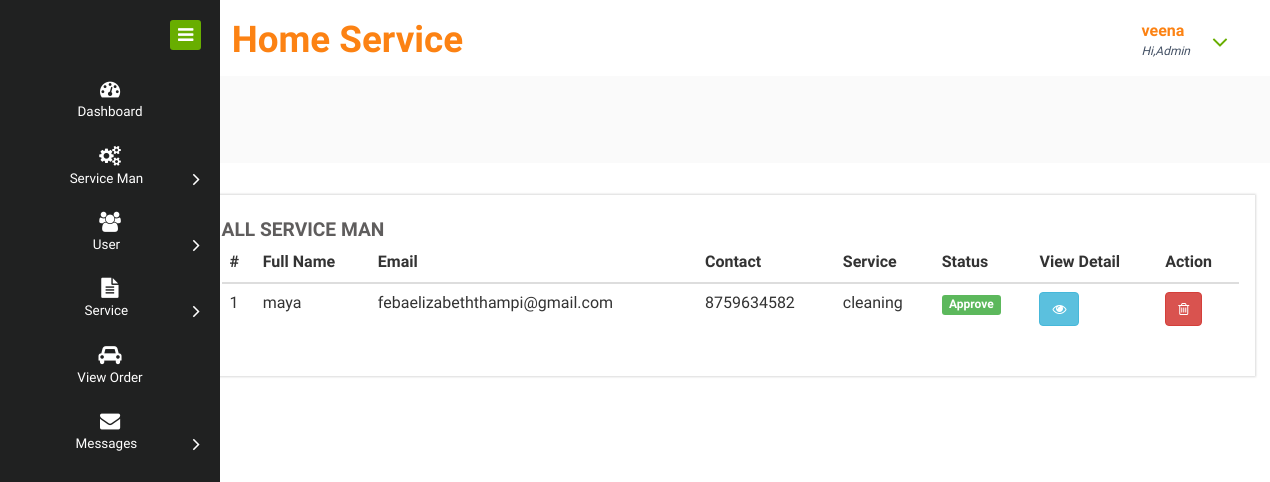
The app's page /all_housemaid (signed in) with its own data.
### siteusers/models.py (models this page shows, shortened)
class CustomUser(AbstractUser):
    is_houseresident = models.BooleanField(default=False)
    is_flatresident = models.BooleanField(default=False)
    is_housemaid = models.BooleanField(default=False)
    is_superuser = models.BooleanField(default=False)

class Housemaid(models.Model):
    status = models.ForeignKey(Status, on_delete=models.CASCADE, null=True)
    user = models.ForeignKey(CustomUser, on_delete=models.CASCADE, null=True)
    contact = models.CharField(max_length=100, null=True)
    address = models.CharField(max_length=100, null=True)
    doj = models.DateField(null=True)
    dob = models.DateField(null=True)
    id_type = models.CharField(max_length=100, null=True)
    service_name = models.ForeignKey(Service_Category,on_delete=models.CASCADE,null=True)
    experience = models.CharField(max_length=100, null=True)
    id_card = models.FileField(null=True)
    image = models.FileField(null=True)
    rate_per_hour = models.DecimalField(max_digits=10, decimal_places=2, null=True)

class Service_Category(models.Model):
    category = models.CharField(max_length=30, null=True)
    desc = models.CharField(max_length=100, null=True)
    image = models.FileField(null=True)
    total=models.CharField(max_length=100, null=True)
    def __str__(self):
        return self.category

class Status(models.Model):
    status = models.CharField(max_length=30, null=True)

### siteusers/views.py (the view)
# urls.py: path('all_housemaid', views.all_housemaid, name='all_housemaid'),
@login_required
def all_housemaid(request):
    housemaids = Housemaid.objects.all()
    return render(request, 'all_housemaid.html', {'housemaids': housemaids})

### templates/all_housemaid.html
{% extends 'admin_navigation.html' %}
{% load static %}{% block body %}
<div class="chit-chat-layer1">
	<div class="col-md-12 chit-chat-layer1-left">
               <div class="work-progres">
                            <div class="chit-chat-heading">
                                  All Service Man
                            </div>
                            <div class="table-responsive">
                                <table class="table table-hover">
                                  <thead>
                                    <tr>
                                      <th>#</th>
                                      <th>Full Name</th>
                                      <th>Email</th>
                                      <th>Contact</th>
                                      <th>Service</th>
                                      <th>Status</th>
                                      <th>View Detail</th>
                                      <th>Action</th>
                                  </tr>
                              </thead>
                              <tbody>
                              {% for i in housemaids %}
                                <tr>
                                  <td>{{forloop.counter}}</td>
                                  <td>{{i.user.username}} {{i.user.firstname}}</td>
                                  <td>{{i.user.email}}</td>
                                  <td>{{i.contact}}</td>
                                  <td>{{i.service_name}}</td>
                                    {% if i.status.status == 'Approve' %}
                                      <td><span class="label label-success">{{i.status.status}}</span></td>
                                    {% else %}
                                    <td><span class="label label-danger">{{i.status.status}}</span></td>
                                    {% endif %}
                                  <td><a href="{% url 'siteusers:housemaid_detail' i.id %}" ><button class="btn btn-info"><i class="fa fa-eye"></i></button></a></td>
                                  <td><a href="{% url 'siteusers:delete_service_man' i.id %}" ><button class="btn btn-danger" onclick="return confirm('Are you sure ?')"><i class="fa fa-trash-o"></i></button></a></td>
                              </tr>
                              {% endfor %}
                          </tbody>
                      </table>
                  </div>
             </div>
      </div>
</div>
    {% endblock %}

### templates/admin_navigation.html (shortened to what this page needs)
<!DOCTYPE HTML>
{% load static %}
<html>
<head>
<link href="{% static 'admin home/css2/bootstrap.css' %}" rel="stylesheet" type="text/css" media="all">
<link href="{% static 'admin home/css2/style.css' %}" rel="stylesheet" type="text/css" media="all"/>
<link href="{% static 'admin home/css2/font-awesome.css' %}" rel="stylesheet">
</head>
<body>
<div class="page-container" >
   <div class="left-content">
	   <div class="mother-grid-inner">
				<div class="header-main" style="background-color:;">
					<div class="header-left">
							<div class="logo-name" style="width:100%">
								<h1><span>Home Service</span></h1>
							</div>
							<div class="clearfix"> </div>
						 </div>
							<div class="profile_details">
								<ul>
									<li class="dropdown profile_details_drop">
										<a href="#" class="dropdown-toggle" data-toggle="dropdown" aria-expanded="false">
											<div align class="profile_img">
												<div class="user-name">
													<p>{{request.user.username}}</p>
													<span>Hi,Admin</span>
												</div>
												<i class="fa fa-angle-down lnr"></i>
												<div class="clearfix"></div>
											</div>
										</a>
									</li>
								</ul>
							</div>
							<div class="clearfix"> </div>
						</div>
				</div>
<div class="inner-block" style="padding-top:8%">
	{% block body %}
	{% endblock %}
</div>
</div>
</div>
    <div class="sidebar-menu">
		  	<div class="logo"> <a href="#" class="sidebar-icon">
				<span class="fa fa-bars"></span> </a>
			   </div>
		    <div class="menu">
		      <ul id="menu">
		        <li id="menu-home"><a href="{% url 'siteusers:admin_home' %}"><i class="fa fa-tachometer"></i><span>Dashboard</span></a></li>
		        <li><a href="#"><i class="fa fa-cogs"></i><span>Service Man</span><span class="fa fa-angle-right" style="float: right"></span></a>
		        </li>
		        <li id="menu-comunicacao" ><a href="#"><i class="fa fa-users"></i><span>User</span><span class="fa fa-angle-right" style="float: right"></span></a>
		        </li>
		        <li id="menu-academico" ><a href="#"><i class="fa fa-file-text"></i><span>Service</span><span class="fa fa-angle-right" style="float: right"></span></a>
		        </li>
		        <li><a href="{% url 'siteusers:Admin_Order' %}"><i class="fa fa-car">
				</i><span>View Order</span></a></li>
		        <li><a href="#"><i class="fa fa-envelope"></i><span>Messages</span><span class="fa fa-angle-right" style="float: right"></span></a>
		        </li>
		      </ul>
		    </div>
	 </div>
	<div class="clearfix"> </div>
</body>
</html>

### records on screen
CustomUser: user.username "veena"
Housemaid: user.username "maya", user.email "febaelizabeththampi@gmail.com", contact "8759634582", service_name "cleaning", status.status "Approve"
